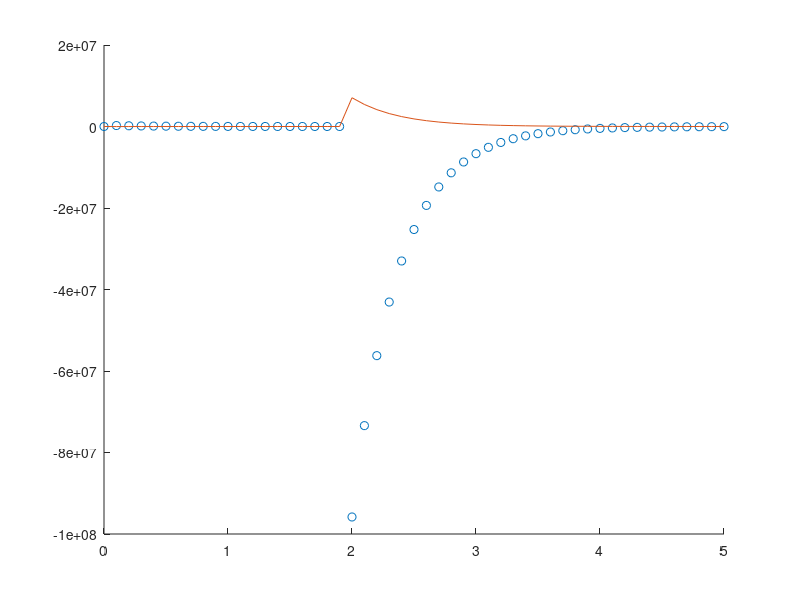

Recreate this plot in MATLAB.
function part2
     y = [ 1200
           25 ];
     h = 0.1;
     t = 0:h:5;
     
     for i = 1:length(t)-1
        yp = y(:, i) + h/2 * f(y(:, i));
        y(:, i+1) = y(:, i) + h * f(yp);
     end
     
     hold on
     plot(t, y(1, :),'o', t, y(2, :));
end

function dy = f(y)
    Tb = y(1);
    Tw = y(2);
    h = fh(Tb - Tw); % [W * m^-2]
    A = 0.0109; % [m^2]
    mb = 0.2; % [kg]
    mw = 2.5; % [kg]
    cb = 3.85; % [J / kg * K]
    cw = 4.1813; % [J /kg * K]
    dy = [
        ((Tw - Tb) * (h * A)) / (mb * cb )
        ((Tb - Tw) * (h * A)) / (mw * cw)
    ];
end

function vh = fh(iT)
    T = [-1500, -1000, -300, -50, -1, 1, 20, 50, 200, 400, 1000, 2000];
    h = [178, 176, 168, 161, 160, 160, 160.2, 161, 165, 168, 174, 179];
    
    if iT < min(T)
        vh = h(1);
        return;
    end
    if iT > max(T)
        vh = h(length(h));
        return;
    end
    L = zeros(length(T));
    R = zeros(length(T), 1);
    
    for i=1:length(T)
        for j=1:length(T)
            L(i, j) = T(i)^(j-1);
        end
        R(i) = h(i);
    end
    x = L\R;
    sum = 0;
    for k=1:length(x)
        sum = sum + x(k) * iT^(k-1);
    end
    vh = sum;
end
